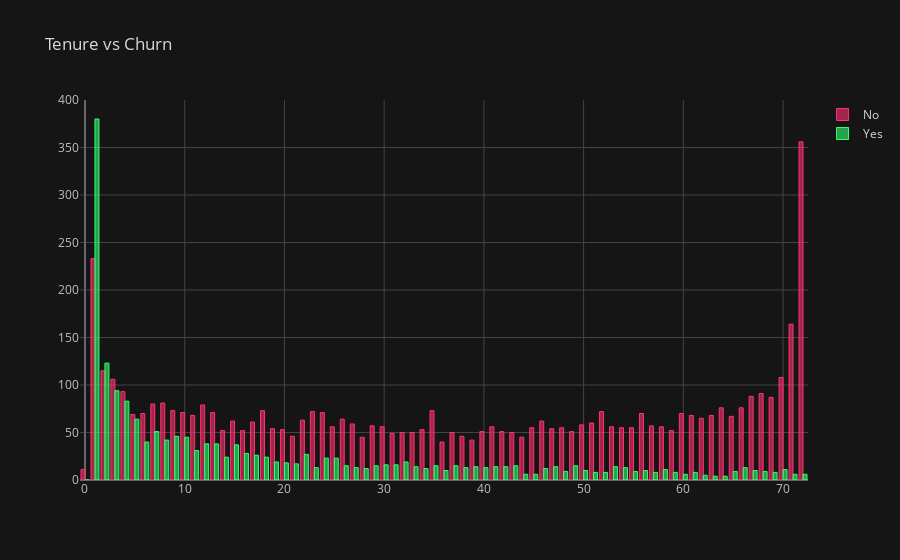

Write notebook code for a chart like this one.
### Markdown cell above
#### Obsevation
1. Almost half of the Senior citizen are churning
2. There seems to be a correlation between Senior citizen and churn

### Code cell
df = pd.crosstab(churn['tenure'], churn['Churn'])
iplot(df.iplot(asFigure=True, kind='bar', title='Tenure vs Churn', theme='solar',colors={'Yes':'#33FF70', 'No':'#FF3371'}))

### Figure 1 — Plotly figure (JSON) as saved in the notebook; plotly's stock layout.template omitted (floating-point values rounded to 4 significant figures)
{"data": [{"marker": {"color": "rgba(255, 51, 113, 0.6)", "line": {"color": "#FF3371", "width": 1}}, "name": "No", "orientation": "v", "text": "", "type": "bar", "x": [0, 1, 2, 3, 4, 5, 6, 7, 8, 9, 10, 11, 12, 13, 14, 15, 16, 17, 18, 19, 20, 21, 22, 23, 24, 25, 26, 27, 28, 29, 30, 31, 32, 33, 34, 35, 36, 37, 38, 39, 40, 41, 42, 43, 44, 45, 46, 47, 48, 49, 50, 51, 52, 53, 54, 55, 56, 57, 58, 59, 60, 61, 62, 63, 64, 65, 66, 67, 68, 69, 70, 71, 72], "y": [11, 233, 115, 106, 93, 69, 70, 80, 81, 73, 71, 68, 79, 71, 52, 62, 52, 61, 73, 54, 53, 46, 63, 72, 71, 56, 64, 59, 45, 57, 56, 49, 50, 50, 53, 73, 40, 50, 46, 42, 51, 56, 51, 50, 45, 55, 62, 54, 55, 51, 58, 60, 72, 56, 55, 55, 70, 57, 56, 52, 70, 68, 65, 68, 76, 67, 76, 88, 91, 87, 108, 164, 356]}, {"marker": {"color": "rgba(51, 255, 112, 0.6)", "line": {"color": "#33FF70", "width": 1}}, "name": "Yes", "orientation": "v", "text": "", "type": "bar", "x": [0, 1, 2, 3, 4, 5, 6, 7, 8, 9, 10, 11, 12, 13, 14, 15, 16, 17, 18, 19, 20, 21, 22, 23, 24, 25, 26, 27, 28, 29, 30, 31, 32, 33, 34, 35, 36, 37, 38, 39, 40, 41, 42, 43, 44, 45, 46, 47, 48, 49, 50, 51, 52, 53, 54, 55, 56, 57, 58, 59, 60, 61, 62, 63, 64, 65, 66, 67, 68, 69, 70, 71, 72], "y": [0, 380, 123, 94, 83, 64, 40, 51, 42, 46, 45, 31, 38, 38, 24, 37, 28, 26, 24, 19, 18, 17, 27, 13, 23, 23, 15, 13, 12, 15, 16, 16, 19, 14, 12, 15, 10, 15, 13, 14, 13, 14, 14, 15, 6, 6, 12, 14, 9, 15, 10, 8, 8, 14, 13, 9, 10, 8, 11, 8, 6, 8, 5, 4, 4, 9, 13, 10, 9, 8, 11, 6, 6]}], "layout": {"legend": {"bgcolor": "#151516", "font": {"color": "#D9D9D9"}}, "paper_bgcolor": "#151516", "plot_bgcolor": "#151516", "title": {"font": {"color": "#D9D9D9"}, "text": "Tenure vs Churn"}, "xaxis": {"gridcolor": "#434343", "showgrid": true, "tickfont": {"color": "#C2C2C2"}, "title": {"font": {"color": "#D9D9D9"}, "text": ""}, "zerolinecolor": "#666570"}, "yaxis": {"gridcolor": "#434343", "showgrid": true, "tickfont": {"color": "#C2C2C2"}, "title": {"font": {"color": "#D9D9D9"}, "text": ""}, "zerolinecolor": "#666570"}}}
